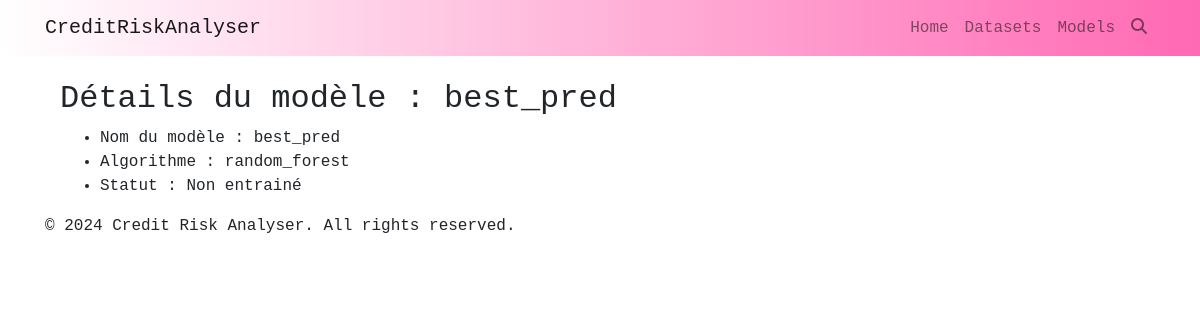
Page /model/2/ on the committed database.
### credit_review/models.py (models this page shows, shortened)
class Model(models.Model):
    name = models.CharField(max_length=100)
    ALGO_CHOICES = (
        ('randomforest', 'RamdomForest'),
        ('logistic_regression', 'Regression Logistique'),
        ('decision_tree', 'Arbre de décision'),
        ('xgboost', 'XGBOOST'),
        ('svm', 'SVM'),
        ('igboost', 'IGBOOST')
    )
    algorithm = models.CharField(max_length=100, choices=ALGO_CHOICES, default='Regression Logistique')
    dataset = models.ForeignKey(Dataset, on_delete=models.CASCADE)
    model_data = models.FileField(upload_to='models/', blank=True, null=True)
    STATUS_CHOICES = (
        ('trained', 'Entrainé'),
        ('untrained', 'Non entrainé')
    )
    status = models.CharField(max_length=100, choices=STATUS_CHOICES, default='Non entrainé')
    accuracy = models.FloatField(default=0)

### credit_review/views.py (the view)
# urls.py: path('model/<int:model_id>/', views.model_details, name='model_details'),
def model_details(request, model_id):
    model = get_object_or_404(Model, pk=model_id)
    return render(request, 'detail_model.html', {'model': model})

### templates/detail_model.html
{% extends 'base.html' %}
{% block content %}
<div class="container">
    <h2>Détails du modèle : {{ model.name }}</h2>
    <ul>
        <li>Nom du modèle : {{ model.name }}</li>
        <li>Algorithme : {{ model.algorithm }}</li>
        <li>Statut : {{ model.status }}</li>
    </ul>
</div>
{% endblock %}

### templates/base.html (style rules this page uses)
body { font-family: 'JetBrains Mono', monospace; }

### rows in the picture
Model: name "best_pred", algorithm "random_forest", status "Non entrainé"
